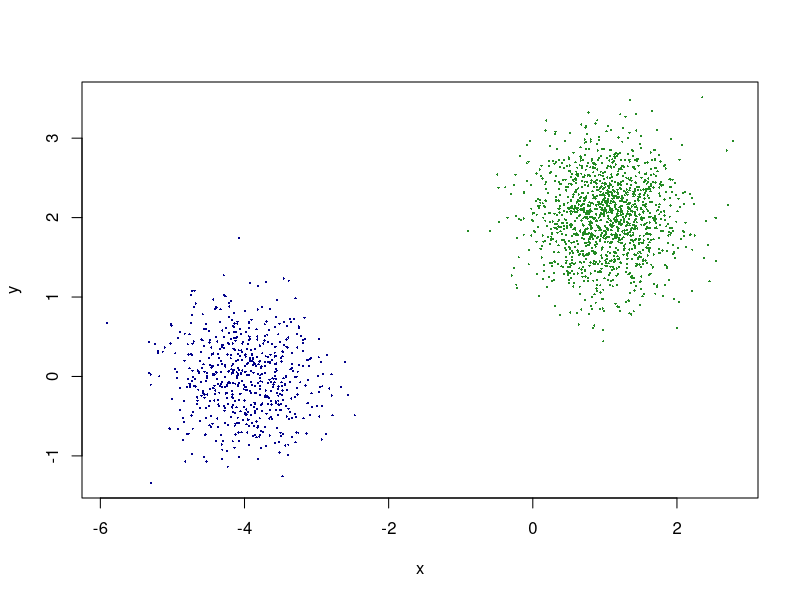
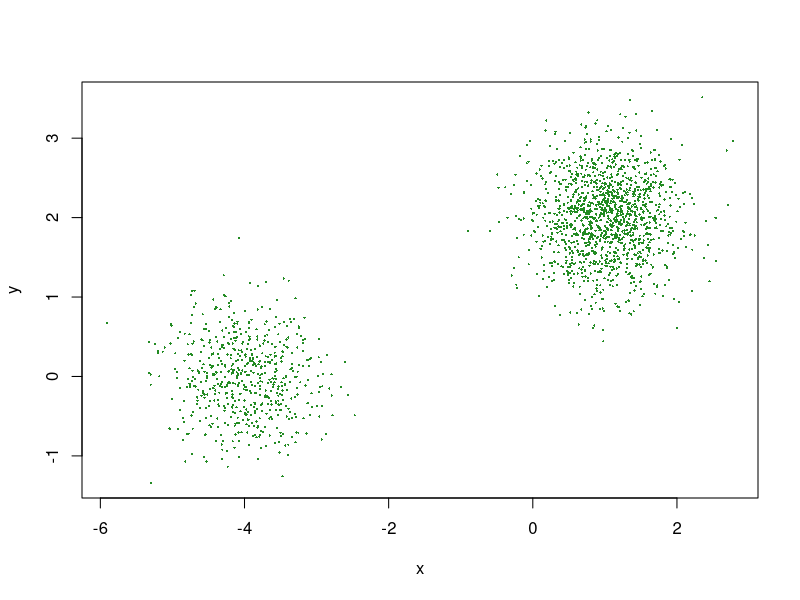
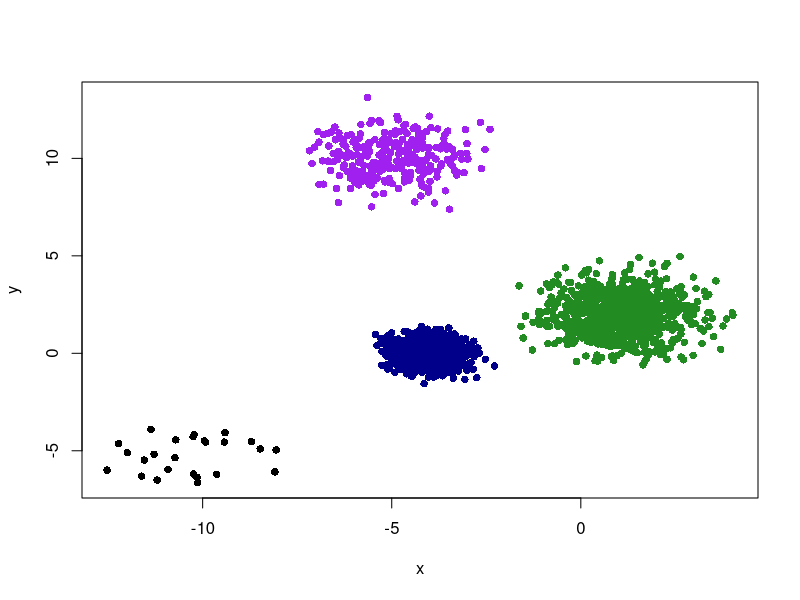

R code for these plots, in order: (Note: this script raises an error after producing the figures.)
## setwd('/Users/juhaanttiisojarvi/Documents/jussi/opiskelu/unsupervised machine learning/git/uml/ex3Jussi')



## Exercise set 1



## Exercise 1
rGauss <- function(mean, var, theta, n){
	data <- cbind(rnorm(n),rnorm(n))
	R <- matrix(c(cos(theta), sin(theta), -sin(theta), cos(theta)),2,2) # Rotation matrix
	D <- matrix(c(var[1],0,0,var[2]),2,2)# Dilation matrix
	A <- D%*%R # First dilate, then rotate
	data <- apply(data, 1, "%*%", A)
	data <- data + mean
	data <- data.frame(data[1,],data[2,])
	data
}

# draw 2000 samples from a 2-dim. mixture of gaussians:
n <- 2000
mean1 <- c(1,2)
var1 <- c(0.5,0.5)
mean2 <-  c(-4,0)
var2 <- c(0.5,0.5)

prior <- c(0.7, 0.3)
n1 <- sum(rbinom(n, size = 1, prob = prior[1]))
n2 <- (n-n1)

data1 <- rGauss(mean1, var1, 0, n1)
data2 <- rGauss(mean2, var2, 0, n2)
data <- rbind(data1, data2)

xlim <- c(min(data[1]), max(data[1]))
ylim <- c(min(data[2]), max(data[2]))

plot(data1, cex = 0.3, pch = 16, col = 'forestgreen', xlim = xlim, ylim = ylim, xlab = 'x', ylab = 'y')
points(data2, cex = 0.3, pch = 16, col = 'darkblue')




# Exercise 2
invRoot <- function(x){
	eig <- eigen(x)
	y <- eig$vectors %*% diag(1/sqrt(eig$values)) %*% t(eig$vectors)
	return(y)
}

symOrtogProj <- function(x){
	invRoot(x%*%t(x))%*%x
}

# generates a random covariance matrix
createRCov <- function(ndim = 2){
	lambda <- diag(rexp(ndim,0.5))
	C <- matrix(rnorm(ndim^2, 0, 1), c(ndim,ndim))
	C <- symOrtogProj(C)
	C %*% lambda %*% t(C)
}

# generates a list of random covariance matrices
createRListCov <- function(nclust = 2, ndim = 2){
	C <- vector('list', nclust)
	for(iii in 1 : nclust){
		C[[iii]] <- createRCov(ndim)
	}
	C
}

# generates a list of random mean vectors
createRListMean <- function(nclust = 2, ndim = 2){
	mu <- vector('list', nclust)
	for(iii in 1:nclust){
		mu[iii] <- list(runif(ndim, -10,10))
	}
	mu
}

# generates a list of prior probabilities for the clusters
createRListPie <- function(nclust){
	pie <- c(sort(runif(nclust - 1)), 1)
	apu <- pie
	for(iii in 2:nclust){
		pie[iii] <- apu[iii] - apu[iii - 1]
	}
	pie
}

# the posterior probabilities of the cluster indexes of the points
pr <- function(x,C,mu,pie){
	abs(det(C))^(-1/2) * exp(-1/2 * t(as.matrix(x-mu)) %*% solve(C) %*% (as.matrix(x-mu))) * pie
}

# This one is for the apply in function qt
multWT <- function(x){
	as.matrix(x) %*% t(as.matrix(x))
}

# computes a list containing q_t_c for all t for each c
qt <- function(data,C,mu,pie){
	qt <- vector('list', nclust)
	for(iii in 1:nclust){
		qt[[iii]] <- apply(data, 1, pr, C = C[[iii]], mu = mu[[iii]], pie = pie[[iii]])
	}
	qt
}

# normalizes the qt:
qtstar <- function(data,C,mu,pie){
	qtstar <- vector('list', nclust)
	p <- qt(data,C,mu,pie)
	for(iii in 1:nclust){
		qtstar[[iii]] <- p[[iii]] * 1/Reduce('+', p)
	}
	qtstar
}

# The EM algorithm starts here
EM <- function(data, nclust, C, mu, pie){
	ndim <- length(data)
	
	qts <- NA
	
	condition <- T
	while(condition){
		# parameters at beginnning of iteration (for stop criterion of loop):
		muBfr <- mu
		CBfr <- C
		pieBfr <- pie
		
		qts <- qtstar(data,C,mu,pie)
		
		# mu:
		for(j in 1:nclust){
			mu[[j]] <- 1/sum(qts[[j]]) * colSums(qts[[j]] * data)
		}
		
		# C:
		for(j in 1:nclust){
			C[[j]] <- 1/sum(qts[[j]]) * matrix(colSums(qts[[j]] * t(apply(t(apply(data,1,'-', mu[[j]])), 1, multWT))), c(2,2))
		}
		
		# pie:
		for(j in 1:nclust){
			pie[[j]] <- 1/n * sum(qts[[j]])
		}
	    
	    # stop condition change of estimated parameters sufficiently small
	    condition <- sqrt(sum(c(unlist(CBfr), unlist(muBfr), unlist(pieBfr)) - c(unlist(C), unlist(mu), unlist(pie)))^2) > 0.1
	}
	
	# return
	ret <- list("qts" = qts, 'mu' = mu, 'C' = C, "pie" = pie)
	ret
}




# Exercise 3
nclust = 2
C <- list(diag(rep(1,length(data))))
C <- rep(C,nclust)
mu <- createRListMean(nclust, length(data))
pie <- rep(1/nclust, nclust)

# do EM and plot clusters:
em <- EM(data, nclust, C, mu , pie)
cindex <- apply(Reduce(cbind, em$qts), 1 , which.max)
plot(data[cindex == 1,], cex = 0.3, pch = 16, col = 'forestgreen', xlim = xlim, ylim = ylim, xlab = 'x', ylab = 'y')
points(data[cindex == 2,], cex = 0.3, pch = 16, col = 'darkblue')


# Exercise 4

# draw 100 samples from gaussian mixture with 4 clusters:
n <- 2000

mean1 <- c(1,2)
var1 <- c(1,1)
mean2 <-  c(-4,0)
var2 <- c(0.5,0.5)
mean3 <- c(-5,10)
var3 <- c(1,1)
mean4 <- c(-10,-5)
var4 <- c(1,1)

prior <- c(0.25, 0.5, 0.1, 0.4)

ni <- rbinom(n, size = 3, prob = prior[1:nclust-1])
n1 <- sum(ni == 0)
n2 <- sum(ni == 1)
n3 <- sum(ni == 2)
n4 <- sum(ni == 3)

data1 <- rGauss(mean1, var1, 0, n1)
data2 <- rGauss(mean2, var2, 0, n2)
data3 <- rGauss(mean3, var3, 0, n3)
data4 <- rGauss(mean4, var4, 0, n4)
data <- rbind(data1, data2, data3, data4)

# plot result:
xlim <- c(min(data[1]), max(data[1]))
ylim <- c(min(data[2]), max(data[2]))
plot(data1, pch = 16, col = 'forestgreen', xlim = xlim, ylim = ylim, xlab = 'x', ylab = 'y')
points(data2, pch = 16, col = 'darkblue')
points(data3, pch = 16, col = 'purple')
points(data4, pch = 16)

# Do EM with 4 clusters and plot clusters with 5 different initial points:

nclust = 4
C <- list(diag(rep(1,length(data))))
C <- rep(C,nclust)
mu <- createRListMean(nclust, length(data))
pie <- rep(1/nclust, nclust)
em <- EM(data,nclust,C,mu,pie)
em <- vector('list', 5)
cindex <- vector('list', 5)
for(k in 1:5){
	C <- createRListCov(nclust, length(data))
	mu <- createRListMean(nclust, length(data))
	pie <- createRListPie(nclust)
	em[[k]] <- EM(data, nclust, C, mu, pie)
	cindex[[k]] <- apply(Reduce(cbind, em[[k]]$qts), 1 , which.max)
}

plot(data[cindex[[2]] == 1,], cex = 0.3, pch = 16, col = 'forestgreen', xlim = xlim, ylim = ylim, xlab = 'x', ylab = 'y')
points(data[cindex[[2]] == 2,], cex = 0.3, pch = 16, col = 'darkblue')
points(data[cindex[[2]] == 3,], cex = 0.3, pch = 16, col = 'purple')
points(data[cindex[[2]] == 4,], cex = 0.3, pch = 16)

